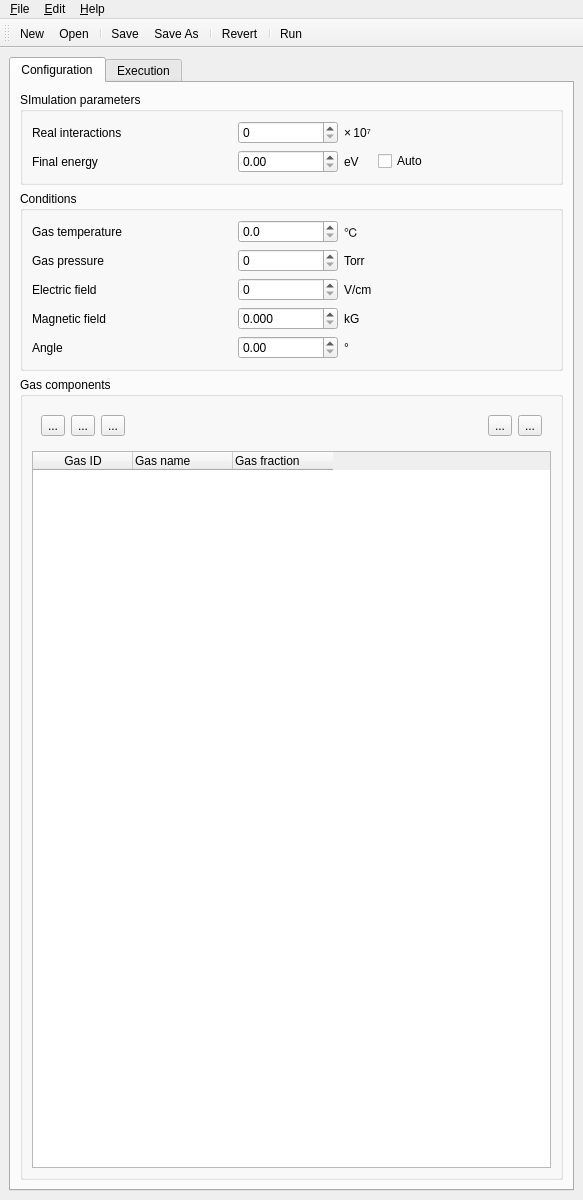
<?xml version="1.0" encoding="UTF-8"?>
<ui version="4.0">
 <class>MainWindow</class>
 <widget class="QMainWindow" name="MainWindow">
  <property name="geometry">
   <rect>
    <x>0</x>
    <y>0</y>
    <width>583</width>
    <height>1200</height>
   </rect>
  </property>
  <property name="windowTitle">
   <string>Magboltz GUI</string>
  </property>
  <widget class="QWidget" name="centralwidget">
   <layout class="QVBoxLayout" name="verticalLayout">
    <item>
     <widget class="QTabWidget" name="mainTab">
      <property name="currentIndex">
       <number>0</number>
      </property>
      <widget class="QWidget" name="tabConfiguration">
       <attribute name="title">
        <string>Configuration</string>
       </attribute>
       <layout class="QVBoxLayout" name="verticalLayout_3">
        <item>
         <widget class="QGroupBox" name="groupSimParameters">
          <property name="title">
           <string>SImulation parameters</string>
          </property>
          <layout class="QGridLayout" name="gridLayout">
           <item row="0" column="4">
            <spacer name="horizontalSpacer">
             <property name="orientation">
              <enum>Qt::Horizontal</enum>
             </property>
             <property name="sizeHint" stdset="0">
              <size>
               <width>40</width>
               <height>20</height>
              </size>
             </property>
            </spacer>
           </item>
           <item row="1" column="2">
            <widget class="QLabel" name="label_4">
             <property name="text">
              <string>eV</string>
             </property>
            </widget>
           </item>
           <item row="0" column="2">
            <widget class="QLabel" name="label_3">
             <property name="text">
              <string>× 10⁷</string>
             </property>
            </widget>
           </item>
           <item row="0" column="1">
            <widget class="QSpinBox" name="spinRealInteractions">
             <property name="minimumSize">
              <size>
               <width>100</width>
               <height>0</height>
              </size>
             </property>
             <property name="toolTip">
              <string> NMAX: Number of real collisions, use a value between 2 and 5 for inelastic gas to obtain 1% accuracy, use a value above 10 for better than 0.5 % accuracy and a value of at least 10 for pure elastic gases like Argon</string>
             </property>
            </widget>
           </item>
           <item row="0" column="0">
            <widget class="QLabel" name="label">
             <property name="minimumSize">
              <size>
               <width>200</width>
               <height>0</height>
              </size>
             </property>
             <property name="toolTip">
              <string/>
             </property>
             <property name="text">
              <string>Real interactions</string>
             </property>
            </widget>
           </item>
           <item row="1" column="1">
            <widget class="QDoubleSpinBox" name="spinFinalEnergy">
             <property name="toolTip">
              <string>EFINAL: upper limit of the electron energy in electron Volts, if EFINAL = 0.0, program automatically calculates upper integration energy limit</string>
             </property>
            </widget>
           </item>
           <item row="1" column="0">
            <widget class="QLabel" name="label_2">
             <property name="minimumSize">
              <size>
               <width>0</width>
               <height>0</height>
              </size>
             </property>
             <property name="text">
              <string>Final energy</string>
             </property>
            </widget>
           </item>
           <item row="1" column="4">
            <widget class="QCheckBox" name="checkFinalEnergyAuto">
             <property name="text">
              <string>Auto</string>
             </property>
            </widget>
           </item>
          </layout>
         </widget>
        </item>
        <item>
         <widget class="QGroupBox" name="groupGasList">
          <property name="title">
           <string>Conditions</string>
          </property>
          <layout class="QGridLayout" name="gridLayout_2">
           <item row="2" column="2">
            <widget class="QLabel" name="label_6">
             <property name="text">
              <string>V/cm</string>
             </property>
            </widget>
           </item>
           <item row="3" column="0">
            <widget class="QLabel" name="label_7">
             <property name="minimumSize">
              <size>
               <width>200</width>
               <height>0</height>
              </size>
             </property>
             <property name="text">
              <string>Magnetic field</string>
             </property>
            </widget>
           </item>
           <item row="3" column="1">
            <widget class="QDoubleSpinBox" name="spinMagneticField">
             <property name="toolTip">
              <string>BMAG: magnitude of the magnetic field in kilogauss</string>
             </property>
             <property name="decimals">
              <number>3</number>
             </property>
             <property name="maximum">
              <double>10.000000000000000</double>
             </property>
            </widget>
           </item>
           <item row="0" column="4">
            <spacer name="horizontalSpacer_3">
             <property name="orientation">
              <enum>Qt::Horizontal</enum>
             </property>
             <property name="sizeHint" stdset="0">
              <size>
               <width>40</width>
               <height>20</height>
              </size>
             </property>
            </spacer>
           </item>
           <item row="0" column="1">
            <widget class="QDoubleSpinBox" name="spinGasTemperature">
             <property name="minimumSize">
              <size>
               <width>100</width>
               <height>0</height>
              </size>
             </property>
             <property name="toolTip">
              <string>TEMP: temperature of gas in centigrade</string>
             </property>
             <property name="decimals">
              <number>1</number>
             </property>
             <property name="maximum">
              <double>500.000000000000000</double>
             </property>
            </widget>
           </item>
           <item row="4" column="1">
            <widget class="QDoubleSpinBox" name="spinAngle">
             <property name="toolTip">
              <string>BTHETA: angle between the electric and magnetic fields in degrees</string>
             </property>
             <property name="maximum">
              <double>359.990000000000009</double>
             </property>
            </widget>
           </item>
           <item row="4" column="0">
            <widget class="QLabel" name="label_9">
             <property name="minimumSize">
              <size>
               <width>200</width>
               <height>0</height>
              </size>
             </property>
             <property name="text">
              <string>Angle</string>
             </property>
            </widget>
           </item>
           <item row="0" column="0">
            <widget class="QLabel" name="label_11">
             <property name="minimumSize">
              <size>
               <width>200</width>
               <height>0</height>
              </size>
             </property>
             <property name="text">
              <string>Gas temperature</string>
             </property>
            </widget>
           </item>
           <item row="3" column="2">
            <widget class="QLabel" name="label_8">
             <property name="text">
              <string>kG</string>
             </property>
            </widget>
           </item>
           <item row="2" column="0">
            <widget class="QLabel" name="label_5">
             <property name="minimumSize">
              <size>
               <width>200</width>
               <height>0</height>
              </size>
             </property>
             <property name="text">
              <string>Electric field</string>
             </property>
            </widget>
           </item>
           <item row="4" column="2">
            <widget class="QLabel" name="label_10">
             <property name="text">
              <string>°</string>
             </property>
            </widget>
           </item>
           <item row="0" column="2">
            <widget class="QLabel" name="label_12">
             <property name="text">
              <string>℃</string>
             </property>
            </widget>
           </item>
           <item row="2" column="1">
            <widget class="QDoubleSpinBox" name="spinElectricField">
             <property name="toolTip">
              <string>EFIELD: electric field in Volt/cm</string>
             </property>
             <property name="decimals">
              <number>0</number>
             </property>
             <property name="maximum">
              <double>100000.000000000000000</double>
             </property>
             <property name="singleStep">
              <double>100.000000000000000</double>
             </property>
            </widget>
           </item>
           <item row="1" column="1">
            <widget class="QDoubleSpinBox" name="spinGasPressure">
             <property name="toolTip">
              <string>TORR: pressure of gas in Torr</string>
             </property>
             <property name="decimals">
              <number>0</number>
             </property>
             <property name="maximum">
              <double>10000.000000000000000</double>
             </property>
             <property name="singleStep">
              <double>10.000000000000000</double>
             </property>
            </widget>
           </item>
           <item row="1" column="0">
            <widget class="QLabel" name="label_13">
             <property name="text">
              <string>Gas pressure</string>
             </property>
            </widget>
           </item>
           <item row="1" column="2">
            <widget class="QLabel" name="label_14">
             <property name="text">
              <string>Torr</string>
             </property>
            </widget>
           </item>
          </layout>
         </widget>
        </item>
        <item>
         <widget class="QGroupBox" name="groupConditions">
          <property name="title">
           <string>Gas components</string>
          </property>
          <layout class="QVBoxLayout" name="verticalLayout_2">
           <item>
            <widget class="QWidget" name="widget" native="true">
             <layout class="QHBoxLayout" name="horizontalLayout">
              <item>
               <widget class="QToolButton" name="btnGasAdd">
                <property name="text">
                 <string>...</string>
                </property>
                <property name="icon">
                 <iconset theme="list-add">
                  <normaloff>.</normaloff>.</iconset>
                </property>
               </widget>
              </item>
              <item>
               <widget class="QToolButton" name="btnGasRemove">
                <property name="text">
                 <string>...</string>
                </property>
                <property name="icon">
                 <iconset theme="list-remove">
                  <normaloff>.</normaloff>.</iconset>
                </property>
               </widget>
              </item>
              <item>
               <widget class="QToolButton" name="btnGasNormalize">
                <property name="toolTip">
                 <string>Normalize gas fractions</string>
                </property>
                <property name="text">
                 <string>...</string>
                </property>
                <property name="icon">
                 <iconset theme="accessories-calculator"/>
                </property>
               </widget>
              </item>
              <item>
               <spacer name="horizontalSpacer_6">
                <property name="orientation">
                 <enum>Qt::Horizontal</enum>
                </property>
                <property name="sizeHint" stdset="0">
                 <size>
                  <width>40</width>
                  <height>20</height>
                 </size>
                </property>
               </spacer>
              </item>
              <item>
               <widget class="QToolButton" name="btnGasDown">
                <property name="text">
                 <string>...</string>
                </property>
                <property name="icon">
                 <iconset theme="go-down">
                  <normaloff>.</normaloff>.</iconset>
                </property>
               </widget>
              </item>
              <item>
               <widget class="QToolButton" name="btnGasUp">
                <property name="text">
                 <string>...</string>
                </property>
                <property name="icon">
                 <iconset theme="go-up">
                  <normaloff>.</normaloff>.</iconset>
                </property>
               </widget>
              </item>
             </layout>
            </widget>
           </item>
           <item>
            <widget class="QTableWidget" name="gasListTable">
             <property name="columnCount">
              <number>3</number>
             </property>
             <column>
              <property name="text">
               <string>Gas ID</string>
              </property>
             </column>
             <column>
              <property name="text">
               <string>Gas name</string>
              </property>
              <property name="textAlignment">
               <set>AlignLeading|AlignVCenter</set>
              </property>
             </column>
             <column>
              <property name="text">
               <string>Gas fraction</string>
              </property>
              <property name="textAlignment">
               <set>AlignLeading|AlignVCenter</set>
              </property>
             </column>
            </widget>
           </item>
          </layout>
         </widget>
        </item>
       </layout>
      </widget>
      <widget class="QWidget" name="tabExecution">
       <attribute name="title">
        <string>Execution</string>
       </attribute>
       <layout class="QVBoxLayout" name="verticalLayout_4">
        <item>
         <widget class="QWidget" name="widget_2" native="true">
          <layout class="QHBoxLayout" name="horizontalLayout_2">
           <item>
            <widget class="QLabel" name="label_15">
             <property name="text">
              <string>Command line</string>
             </property>
            </widget>
           </item>
           <item>
            <widget class="QLineEdit" name="lineEdit"/>
           </item>
           <item>
            <widget class="QToolButton" name="toolButton_5">
             <property name="text">
              <string>...</string>
             </property>
             <property name="icon">
              <iconset theme="edit-copy">
               <normaloff>.</normaloff>.</iconset>
             </property>
            </widget>
           </item>
          </layout>
         </widget>
        </item>
        <item>
         <widget class="QTextEdit" name="textEdit"/>
        </item>
       </layout>
      </widget>
     </widget>
    </item>
   </layout>
  </widget>
  <widget class="QMenuBar" name="menuBar">
   <property name="geometry">
    <rect>
     <x>0</x>
     <y>0</y>
     <width>583</width>
     <height>23</height>
    </rect>
   </property>
   <widget class="QMenu" name="menu_File">
    <property name="title">
     <string>&amp;File</string>
    </property>
    <addaction name="actionNew"/>
    <addaction name="actionOpen"/>
    <addaction name="separator"/>
    <addaction name="actionSave"/>
    <addaction name="actionSaveAs"/>
    <addaction name="separator"/>
    <addaction name="actionRevert"/>
    <addaction name="actionClose"/>
    <addaction name="separator"/>
    <addaction name="actionQuit"/>
   </widget>
   <widget class="QMenu" name="menu_Edit">
    <property name="title">
     <string>&amp;Edit</string>
    </property>
    <addaction name="separator"/>
   </widget>
   <widget class="QMenu" name="menu_Help">
    <property name="title">
     <string>&amp;Help</string>
    </property>
    <property name="separatorsCollapsible">
     <bool>false</bool>
    </property>
   </widget>
   <addaction name="menu_File"/>
   <addaction name="menu_Edit"/>
   <addaction name="menu_Help"/>
  </widget>
  <widget class="QToolBar" name="mainToolBar">
   <property name="windowTitle">
    <string>toolBar</string>
   </property>
   <attribute name="toolBarArea">
    <enum>TopToolBarArea</enum>
   </attribute>
   <attribute name="toolBarBreak">
    <bool>false</bool>
   </attribute>
   <addaction name="actionNew"/>
   <addaction name="actionOpen"/>
   <addaction name="separator"/>
   <addaction name="actionSave"/>
   <addaction name="actionSaveAs"/>
   <addaction name="separator"/>
   <addaction name="actionRevert"/>
   <addaction name="separator"/>
   <addaction name="actionRun"/>
  </widget>
  <action name="actionNew">
   <property name="icon">
    <iconset theme="document-new">
     <normaloff>.</normaloff>.</iconset>
   </property>
   <property name="text">
    <string>&amp;New</string>
   </property>
  </action>
  <action name="actionOpen">
   <property name="icon">
    <iconset theme="document-open">
     <normaloff>.</normaloff>.</iconset>
   </property>
   <property name="text">
    <string>&amp;Open</string>
   </property>
  </action>
  <action name="actionQuit">
   <property name="icon">
    <iconset theme="application-exit">
     <normaloff>.</normaloff>.</iconset>
   </property>
   <property name="text">
    <string>&amp;Exit</string>
   </property>
  </action>
  <action name="actionSave">
   <property name="icon">
    <iconset theme="document-save">
     <normaloff>.</normaloff>.</iconset>
   </property>
   <property name="text">
    <string>&amp;Save</string>
   </property>
  </action>
  <action name="actionClose">
   <property name="icon">
    <iconset theme="edit-delete">
     <normaloff>.</normaloff>.</iconset>
   </property>
   <property name="text">
    <string>Close</string>
   </property>
  </action>
  <action name="actionSaveAs">
   <property name="icon">
    <iconset theme="document-save-as">
     <normaloff>.</normaloff>.</iconset>
   </property>
   <property name="text">
    <string>Save As</string>
   </property>
  </action>
  <action name="actionRevert">
   <property name="icon">
    <iconset theme="document-revert">
     <normaloff>.</normaloff>.</iconset>
   </property>
   <property name="text">
    <string>Revert</string>
   </property>
  </action>
  <action name="actionRun">
   <property name="icon">
    <iconset theme="system-run">
     <normaloff>.</normaloff>.</iconset>
   </property>
   <property name="text">
    <string>Run</string>
   </property>
  </action>
  <action name="actionGasAdd">
   <property name="icon">
    <iconset theme="list-add">
     <normaloff>.</normaloff>.</iconset>
   </property>
   <property name="text">
    <string>Add</string>
   </property>
  </action>
  <action name="actionGasRemove">
   <property name="icon">
    <iconset theme="list-remove">
     <normaloff>.</normaloff>.</iconset>
   </property>
   <property name="text">
    <string>Remove</string>
   </property>
  </action>
  <action name="actionactionNormalize">
   <property name="icon">
    <iconset theme="accessories-calculator"/>
   </property>
   <property name="text">
    <string>actionNormalize</string>
   </property>
   <property name="toolTip">
    <string>Normalize gas fractions</string>
   </property>
  </action>
 </widget>
 <resources/>
 <connections/>
</ui>
